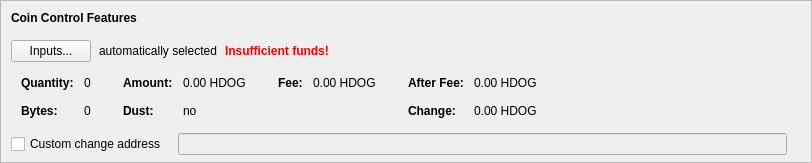
    <widget class="QFrame" name="frameCoinControl">
     <property name="sizePolicy">
      <sizepolicy hsizetype="Expanding" vsizetype="Expanding">
       <horstretch>0</horstretch>
       <verstretch>0</verstretch>
      </sizepolicy>
     </property>
     <property name="maximumSize">
      <size>
       <width>16777215</width>
       <height>16777215</height>
      </size>
     </property>
     <property name="frameShape">
      <enum>QFrame::StyledPanel</enum>
     </property>
     <property name="frameShadow">
      <enum>QFrame::Sunken</enum>
     </property>
     <layout class="QVBoxLayout" name="verticalLayoutCoinControl2">
      <property name="spacing">
       <number>0</number>
      </property>
      <property name="leftMargin">
       <number>0</number>
      </property>
      <property name="topMargin">
       <number>0</number>
      </property>
      <property name="rightMargin">
       <number>0</number>
      </property>
      <property name="bottomMargin">
       <number>6</number>
      </property>
      <item>
       <layout class="QVBoxLayout" name="verticalLayoutCoinControl" stretch="0,0,0,0,1">
        <property name="spacing">
         <number>0</number>
        </property>
        <property name="leftMargin">
         <number>10</number>
        </property>
        <property name="topMargin">
         <number>10</number>
        </property>
        <item>
         <layout class="QHBoxLayout" name="horizontalLayoutCoinControl1">
          <property name="bottomMargin">
           <number>15</number>
          </property>
          <item>
           <widget class="QLabel" name="labelCoinControlFeatures">
            <property name="sizePolicy">
             <sizepolicy hsizetype="Preferred" vsizetype="Maximum">
              <horstretch>0</horstretch>
              <verstretch>0</verstretch>
             </sizepolicy>
            </property>
            <property name="font">
             <font>
              <weight>75</weight>
              <bold>true</bold>
             </font>
            </property>
            <property name="styleSheet">
             <string notr="true">font-weight:bold;</string>
            </property>
            <property name="text">
             <string>Coin Control Features</string>
            </property>
           </widget>
          </item>
         </layout>
        </item>
        <item>
         <layout class="QHBoxLayout" name="horizontalLayoutCoinControl2" stretch="0,0,0,0">
          <property name="spacing">
           <number>8</number>
          </property>
          <property name="bottomMargin">
           <number>10</number>
          </property>
          <item>
           <widget class="QPushButton" name="pushButtonCoinControl">
            <property name="styleSheet">
             <string notr="true"/>
            </property>
            <property name="text">
             <string>Inputs...</string>
            </property>
            <property name="autoDefault">
             <bool>false</bool>
            </property>
           </widget>
          </item>
          <item>
           <widget class="QLabel" name="labelCoinControlAutomaticallySelected">
            <property name="text">
             <string>automatically selected</string>
            </property>
            <property name="margin">
             <number>5</number>
            </property>
           </widget>
          </item>
          <item>
           <widget class="QLabel" name="labelCoinControlInsuffFunds">
            <property name="font">
             <font>
              <weight>75</weight>
              <bold>true</bold>
             </font>
            </property>
            <property name="styleSheet">
             <string notr="true">color:red;font-weight:bold;</string>
            </property>
            <property name="text">
             <string>Insufficient funds!</string>
            </property>
            <property name="margin">
             <number>5</number>
            </property>
           </widget>
          </item>
          <item>
           <spacer name="horizontalSpacerCoinControl">
            <property name="orientation">
             <enum>Qt::Horizontal</enum>
            </property>
            <property name="sizeHint" stdset="0">
             <size>
              <width>40</width>
              <height>1</height>
             </size>
            </property>
           </spacer>
          </item>
         </layout>
        </item>
        <item>
         <widget class="QWidget" name="widgetCoinControl" native="true">
          <property name="sizePolicy">
           <sizepolicy hsizetype="Preferred" vsizetype="Preferred">
            <horstretch>0</horstretch>
            <verstretch>0</verstretch>
           </sizepolicy>
          </property>
          <property name="minimumSize">
           <size>
            <width>0</width>
            <height>0</height>
           </size>
          </property>
          <property name="styleSheet">
           <string notr="true"/>
          </property>
          <layout class="QHBoxLayout" name="horizontalLayoutCoinControl5">
           <property name="leftMargin">
            <number>0</number>
           </property>
           <property name="topMargin">
            <number>0</number>
           </property>
           <property name="rightMargin">
            <number>0</number>
           </property>
           <property name="bottomMargin">
            <number>0</number>
           </property>
           <item>
            <layout class="QHBoxLayout" name="horizontalLayoutCoinControl3" stretch="0,0,0,1">
             <property name="spacing">
              <number>20</number>
             </property>
             <property name="topMargin">
              <number>0</number>
             </property>
             <property name="bottomMargin">
              <number>10</number>
             </property>
             <item>
              <layout class="QFormLayout" name="formLayoutCoinControl1">
               <property name="horizontalSpacing">
                <number>10</number>
               </property>
               <property name="verticalSpacing">
                <number>14</number>
               </property>
               <property name="leftMargin">
                <number>10</number>
               </property>
               <property name="topMargin">
                <number>4</number>
               </property>
               <property name="rightMargin">
                <number>6</number>
               </property>
               <item row="0" column="0">
                <widget class="QLabel" name="labelCoinControlQuantityText">
                 <property name="font">
                  <font>
                   <weight>75</weight>
                   <bold>true</bold>
                  </font>
                 </property>
                 <property name="text">
                  <string>Quantity:</string>
                 </property>
                 <property name="margin">
                  <number>0</number>
                 </property>
                </widget>
               </item>
               <item row="0" column="1">
                <widget class="QLabel" name="labelCoinControlQuantity">
                 <property name="cursor">
                  <cursorShape>IBeamCursor</cursorShape>
                 </property>
                 <property name="contextMenuPolicy">
                  <enum>Qt::ActionsContextMenu</enum>
                 </property>
                 <property name="text">
                  <string notr="true">0</string>
                 </property>
                 <property name="margin">
                  <number>0</number>
                 </property>
                 <property name="textInteractionFlags">
                  <set>Qt::LinksAccessibleByMouse|Qt::TextSelectableByKeyboard|Qt::TextSelectableByMouse</set>
                 </property>
                </widget>
               </item>
               <item row="1" column="0">
                <widget class="QLabel" name="labelCoinControlBytesText">
                 <property name="font">
                  <font>
                   <weight>75</weight>
                   <bold>true</bold>
                  </font>
                 </property>
                 <property name="text">
                  <string>Bytes:</string>
                 </property>
                </widget>
               </item>
               <item row="1" column="1">
                <widget class="QLabel" name="labelCoinControlBytes">
                 <property name="cursor">
                  <cursorShape>IBeamCursor</cursorShape>
                 </property>
                 <property name="contextMenuPolicy">
                  <enum>Qt::ActionsContextMenu</enum>
                 </property>
                 <property name="text">
                  <string notr="true">0</string>
                 </property>
                 <property name="textInteractionFlags">
                  <set>Qt::LinksAccessibleByMouse|Qt::TextSelectableByKeyboard|Qt::TextSelectableByMouse</set>
                 </property>
                </widget>
               </item>
              </layout>
             </item>
             <item>
              <layout class="QFormLayout" name="formLayoutCoinControl2">
               <property name="horizontalSpacing">
                <number>10</number>
               </property>
               <property name="verticalSpacing">
                <number>14</number>
               </property>
               <property name="leftMargin">
                <number>6</number>
               </property>
               <property name="topMargin">
                <number>4</number>
               </property>
               <property name="rightMargin">
                <number>6</number>
               </property>
               <item row="0" column="0">
                <widget class="QLabel" name="labelCoinControlAmountText">
                 <property name="font">
                  <font>
                   <weight>75</weight>
                   <bold>true</bold>
                  </font>
                 </property>
                 <property name="text">
                  <string>Amount:</string>
                 </property>
                 <property name="margin">
                  <number>0</number>
                 </property>
                </widget>
               </item>
               <item row="0" column="1">
                <widget class="QLabel" name="labelCoinControlAmount">
                 <property name="cursor">
                  <cursorShape>IBeamCursor</cursorShape>
                 </property>
                 <property name="contextMenuPolicy">
                  <enum>Qt::ActionsContextMenu</enum>
                 </property>
                 <property name="text">
                  <string notr="true">0.00 HDOG</string>
                 </property>
                 <property name="textInteractionFlags">
                  <set>Qt::LinksAccessibleByMouse|Qt::TextSelectableByKeyboard|Qt::TextSelectableByMouse</set>
                 </property>
                </widget>
               </item>
               <item row="1" column="0">
                <widget class="QLabel" name="labelCoinControlLowOutputText">
                 <property name="font">
                  <font>
                   <weight>75</weight>
                   <bold>true</bold>
                  </font>
                 </property>
                 <property name="text">
                  <string>Dust:</string>
                 </property>
                </widget>
               </item>
               <item row="1" column="1">
                <widget class="QLabel" name="labelCoinControlLowOutput">
                 <property name="cursor">
                  <cursorShape>IBeamCursor</cursorShape>
                 </property>
                 <property name="contextMenuPolicy">
                  <enum>Qt::ActionsContextMenu</enum>
                 </property>
                 <property name="text">
                  <string notr="true">no</string>
                 </property>
                 <property name="textInteractionFlags">
                  <set>Qt::LinksAccessibleByMouse|Qt::TextSelectableByKeyboard|Qt::TextSelectableByMouse</set>
                 </property>
                </widget>
               </item>
              </layout>
             </item>
             <item>
              <layout class="QFormLayout" name="formLayoutCoinControl3">
               <property name="horizontalSpacing">
                <number>10</number>
               </property>
               <property name="verticalSpacing">
                <number>14</number>
               </property>
               <property name="leftMargin">
                <number>6</number>
               </property>
               <property name="topMargin">
                <number>4</number>
               </property>
               <property name="rightMargin">
                <number>6</number>
               </property>
               <item row="0" column="0">
                <widget class="QLabel" name="labelCoinControlFeeText">
                 <property name="font">
                  <font>
                   <weight>75</weight>
                   <bold>true</bold>
                  </font>
                 </property>
                 <property name="text">
                  <string>Fee:</string>
                 </property>
                 <property name="margin">
                  <number>0</number>
                 </property>
                </widget>
               </item>
               <item row="0" column="1">
                <widget class="QLabel" name="labelCoinControlFee">
                 <property name="cursor">
                  <cursorShape>IBeamCursor</cursorShape>
                 </property>
                 <property name="contextMenuPolicy">
                  <enum>Qt::ActionsContextMenu</enum>
                 </property>
                 <property name="text">
                  <string notr="true">0.00 HDOG</string>
                 </property>
                 <property name="textInteractionFlags">
                  <set>Qt::LinksAccessibleByMouse|Qt::TextSelectableByKeyboard|Qt::TextSelectableByMouse</set>
                 </property>
                </widget>
               </item>
              </layout>
             </item>
             <item>
              <layout class="QFormLayout" name="formLayoutCoinControl4">
               <property name="horizontalSpacing">
                <number>10</number>
               </property>
               <property name="verticalSpacing">
                <number>14</number>
               </property>
               <property name="leftMargin">
                <number>6</number>
               </property>
               <property name="topMargin">
                <number>4</number>
               </property>
               <property name="rightMargin">
                <number>6</number>
               </property>
               <item row="0" column="0">
                <widget class="QLabel" name="labelCoinControlAfterFeeText">
                 <property name="font">
                  <font>
                   <weight>75</weight>
                   <bold>true</bold>
                  </font>
                 </property>
                 <property name="text">
                  <string>After Fee:</string>
                 </property>
                 <property name="margin">
                  <number>0</number>
                 </property>
                </widget>
               </item>
               <item row="0" column="1">
                <widget class="QLabel" name="labelCoinControlAfterFee">
                 <property name="cursor">
                  <cursorShape>IBeamCursor</cursorShape>
                 </property>
                 <property name="contextMenuPolicy">
                  <enum>Qt::ActionsContextMenu</enum>
                 </property>
                 <property name="text">
                  <string notr="true">0.00 HDOG</string>
                 </property>
                 <property name="textInteractionFlags">
                  <set>Qt::LinksAccessibleByMouse|Qt::TextSelectableByKeyboard|Qt::TextSelectableByMouse</set>
                 </property>
                </widget>
               </item>
               <item row="1" column="0">
                <widget class="QLabel" name="labelCoinControlChangeText">
                 <property name="font">
                  <font>
                   <weight>75</weight>
                   <bold>true</bold>
                  </font>
                 </property>
                 <property name="text">
                  <string>Change:</string>
                 </property>
                </widget>
               </item>
               <item row="1" column="1">
                <widget class="QLabel" name="labelCoinControlChange">
                 <property name="cursor">
                  <cursorShape>IBeamCursor</cursorShape>
                 </property>
                 <property name="contextMenuPolicy">
                  <enum>Qt::ActionsContextMenu</enum>
                 </property>
                 <property name="text">
                  <string notr="true">0.00 HDOG</string>
                 </property>
                 <property name="textInteractionFlags">
                  <set>Qt::LinksAccessibleByMouse|Qt::TextSelectableByKeyboard|Qt::TextSelectableByMouse</set>
                 </property>
                </widget>
               </item>
              </layout>
             </item>
            </layout>
           </item>
          </layout>
         </widget>
        </item>
        <item>
         <layout class="QHBoxLayout" name="horizontalLayoutCoinControl4" stretch="0,0,0">
          <property name="spacing">
           <number>12</number>
          </property>
          <property name="sizeConstraint">
           <enum>QLayout::SetDefaultConstraint</enum>
          </property>
          <property name="topMargin">
           <number>5</number>
          </property>
          <property name="rightMargin">
           <number>5</number>
          </property>
          <item>
           <widget class="QCheckBox" name="checkBoxCoinControlChange">
            <property name="toolTip">
             <string>If this is activated, but the change address is empty or invalid, change will be sent to a newly generated address.</string>
            </property>
            <property name="text">
             <string>Custom change address</string>
            </property>
           </widget>
          </item>
          <item>
           <widget class="QValidatedLineEdit" name="lineEditCoinControlChange">
            <property name="enabled">
             <bool>false</bool>
            </property>
            <property name="sizePolicy">
             <sizepolicy hsizetype="Expanding" vsizetype="Fixed">
              <horstretch>0</horstretch>
              <verstretch>0</verstretch>
             </sizepolicy>
            </property>
           </widget>
          </item>
          <item>
           <widget class="QLabel" name="labelCoinControlChangeLabel">
            <property name="sizePolicy">
             <sizepolicy hsizetype="Preferred" vsizetype="Expanding">
              <horstretch>0</horstretch>
              <verstretch>0</verstretch>
             </sizepolicy>
            </property>
            <property name="minimumSize">
             <size>
              <width>0</width>
              <height>0</height>
             </size>
            </property>
            <property name="text">
             <string/>
            </property>
            <property name="margin">
             <number>3</number>
            </property>
           </widget>
          </item>
         </layout>
        </item>
        <item>
         <spacer name="verticalSpacerCoinControl">
          <property name="orientation">
           <enum>Qt::Vertical</enum>
          </property>
          <property name="sizeHint" stdset="0">
           <size>
            <width>800</width>
            <height>1</height>
           </size>
          </property>
         </spacer>
        </item>
       </layout>
      </item>
     </layout>
    </widget>
